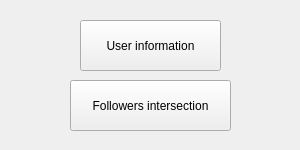
<?xml version="1.0" encoding="UTF-8"?>
<ui version="4.0">
 <class>MainWindow</class>
 <widget class="QMainWindow" name="MainWindow">
  <property name="geometry">
   <rect>
    <x>0</x>
    <y>0</y>
    <width>300</width>
    <height>150</height>
   </rect>
  </property>
  <property name="windowTitle">
   <string>MainWindow</string>
  </property>
  <widget class="QWidget" name="centralWidget">
   <widget class="QPushButton" name="pushButton">
    <property name="geometry">
     <rect>
      <x>80</x>
      <y>20</y>
      <width>141</width>
      <height>51</height>
     </rect>
    </property>
    <property name="text">
     <string>User information</string>
    </property>
   </widget>
   <widget class="QPushButton" name="pushButton_2">
    <property name="geometry">
     <rect>
      <x>70</x>
      <y>80</y>
      <width>161</width>
      <height>51</height>
     </rect>
    </property>
    <property name="text">
     <string>Followers intersection</string>
    </property>
   </widget>
  </widget>
  <widget class="QMenuBar" name="menuBar">
   <property name="geometry">
    <rect>
     <x>0</x>
     <y>0</y>
     <width>300</width>
     <height>22</height>
    </rect>
   </property>
  </widget>
 </widget>
 <layoutdefault spacing="6" margin="11"/>
 <resources/>
 <connections/>
</ui>
